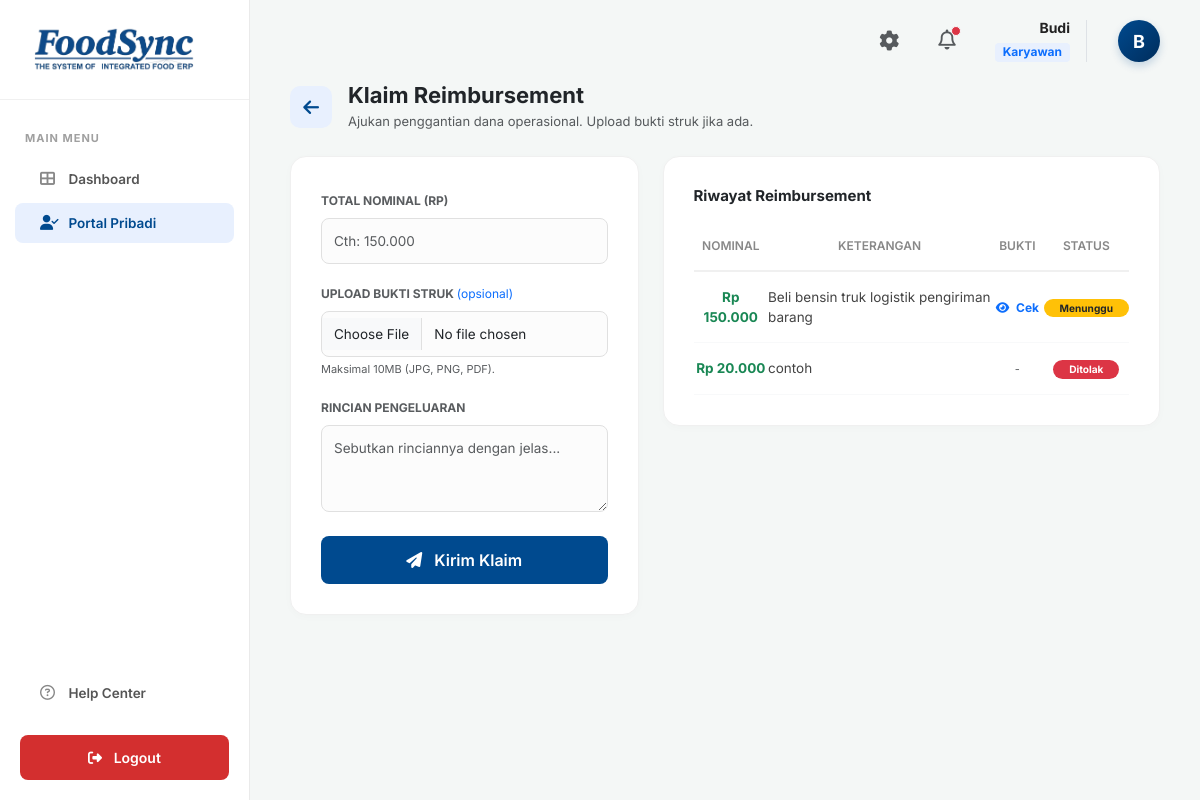
The app's page /Modul_HR/karyawan_reimbursement.php (signed in) with its own data.
### tables this page shows
CREATE TABLE `tb_reimbursement` (
  `id_reimburse` int(11) NOT NULL,
  `id_karyawan` varchar(20) NOT NULL,
  `nominal` decimal(15,2) NOT NULL,
  `keterangan` text NOT NULL,
  `bukti_foto` varchar(255) NOT NULL,
  `status` enum('Pending','Disetujui','Ditolak') DEFAULT 'Pending'
);

### Modul_HR/karyawan_reimbursement.php (the view, shortened to what this page needs)
<?php
require 'koneksi.php';
$id_karyawan = $_SESSION['id_karyawan'];
$user_name = $_SESSION['nama_lengkap'];
$role = $_SESSION['role_akun'];
$query_riwayat = mysqli_query($conn, "SELECT * FROM tb_reimbursement WHERE id_karyawan = '$id_karyawan' ORDER BY id_reimburse DESC");
?>
<!DOCTYPE html>
<html lang="id">
<head>
    <link href="https://cdn.jsdelivr.net/npm/bootstrap@5.3.0/dist/css/bootstrap.min.css" rel="stylesheet">
    <link rel="stylesheet" href="https://cdnjs.cloudflare.com/ajax/libs/font-awesome/6.4.0/css/all.min.css">
</head>
<body>
    <?php $current_page = basename($_SERVER['PHP_SELF']); ?>
    <div class="sidebar">
        <div class="brand-logo-container">
            <img src="logo.png" alt="FoodSync Logo" class="brand-logo-img">
        </div>
        <div class="menu-title">MAIN MENU</div>
        <ul class="nav flex-column">
            <li class="nav-item"><a class="nav-link <?= ($current_page == 'dashboard.php') ? 'active' : ''; ?>" href="dashboard.php"><i class="fas fa-th-large"></i> Dashboard</a></li>
            <li class="nav-item"><a class="nav-link <?= in_array($current_page, ['karyawan.php', 'karyawan_cuti.php', 'karyawan_reimbursement.php']) ? 'active' : ''; ?>" href="karyawan.php"><i class="fas fa-user-check"></i> Portal Pribadi</a></li>
        </ul>
        <div class="mt-auto">
            <ul class="nav flex-column mb-3">
                <li class="nav-item"><a class="nav-link <?= ($current_page == 'help_center.php') ? 'active' : ''; ?>" href="help_center.php"><i class="far fa-question-circle"></i> Help Center</a></li>
            </ul>
            <a href="logout.php" class="btn-logout d-block"><i class="fas fa-sign-out-alt me-2"></i> Logout</a>
        </div>
    </div>
    <div class="main-content">
       <div class="top-bar">
            <div class="user-profile d-flex align-items-center">
                <i class="fas fa-cog text-muted fs-5 me-4" style="cursor:pointer; transition:0.2s;" onmouseover="this.style.color='#004a8f'" onmouseout="this.style.color='#6c757d'" data-bs-toggle="modal" data-bs-target="#modalPengaturan" title="Keamanan Akun"></i>
                <div class="dropdown me-4">
                    <div data-bs-toggle="dropdown" aria-expanded="false" style="position: relative; cursor:pointer;" id="bell-icon-container">
                        <i class="far fa-bell text-muted fs-5" style="transition:0.2s;" onmouseover="this.style.color='#004a8f'" onmouseout="this.style.color='#6c757d'"></i>
                        <span id="notif-dot" class="position-absolute top-0 start-100 translate-middle bg-danger border border-light rounded-circle notif-pulse" style="width: 10px; height: 10px; margin-top: 2px;"></span>
                    </div>
                </div>
                <div class="user-info text-end border-end pe-3 me-3">
                    <div class="user-name mb-1"><?= explode(' ', trim($user_name))[0]; ?></div>
                    <div class="user-role fw-bold text-primary" style="background:#e8f0fe; padding:2px 8px; border-radius:4px; display:inline-block;"><?= $role; ?></div>
                </div>
                <div style="width: 42px; height: 42px; background: linear-gradient(135deg, #004a8f, #002d5c); color: white; border-radius: 50%; display: flex; align-items: center; justify-content: center; font-weight: bold; font-size: 18px; box-shadow: 0 4px 8px rgba(0,74,143,0.2);">
                    <?= substr($user_name, 0, 1); ?>
                </div>
            </div>
        </div>
        <div class="content-body">
            <div class="d-flex align-items-center gap-3 mb-4">
                <a href="karyawan.php" class="btn-back-icon" title="Kembali ke Portal Karyawan"><i class="fas fa-arrow-left"></i></a>
                <div>
                    <h4 class="fw-bold mb-1 text-dark" style="font-size: 22px;">Klaim Reimbursement</h4>
                    <p class="text-muted mb-0" style="font-size: 13px;">Ajukan penggantian dana operasional. Upload bukti struk jika ada.</p>
                </div>
            </div>
            <div class="row g-4">
                <div class="col-lg-5">
                    <div class="card-panel m-0">
                        <form method="POST" enctype="multipart/form-data">
                            <div class="mb-3">
                                <label class="form-label fw-bold text-muted" style="font-size: 12px; text-transform:uppercase;">Total Nominal (Rp)</label>
                                <input type="text" name="nominal" id="inputNominal" class="form-control" placeholder="Cth: 150.000" required>
                            </div>
                            <div class="mb-3">
                                <label class="form-label fw-bold text-muted" style="font-size: 12px; text-transform:uppercase;">Upload Bukti Struk <span class="text-primary text-lowercase fw-normal">(Opsional)</span></label>
                                <input type="file" name="bukti_foto" class="form-control">
                                <small class="text-muted mt-1 d-block" style="font-size: 11px;">Maksimal 10MB (JPG, PNG, PDF).</small>
                            </div>
                            <div class="mb-4">
                                <label class="form-label fw-bold text-muted" style="font-size: 12px; text-transform:uppercase;">Rincian Pengeluaran</label>
                                <textarea name="keterangan" class="form-control" rows="3" placeholder="Sebutkan rinciannya dengan jelas..." required></textarea>
                            </div>
                            <button type="submit" name="ajukan_reimburse" class="btn-submit w-100"><i class="fas fa-paper-plane me-2"></i> Kirim Klaim</button>
                        </form>
                    </div>
                </div>
                <div class="col-lg-7">
                    <div class="card-panel m-0">
                        <h6 class="fw-bold mb-4 text-dark" style="font-size: 15px;">Riwayat Reimbursement</h6>
                        <div class="table-responsive">
                            <table class="table table-custom text-center mb-0">
                                <thead><tr><th>Nominal</th><th>Keterangan</th><th>Bukti</th><th>Status</th></tr></thead>
                                <tbody>
                                    <?php if(mysqli_num_rows($query_riwayat) > 0): ?>
                                        <?php while($row = mysqli_fetch_assoc($query_riwayat)): ?>
                                            <tr>
                                                <td class="fw-bold text-success">Rp <?= number_format($row['nominal'], 0, ',', '.'); ?></td>
                                                <td class="text-start"><?= $row['keterangan']; ?></td>
                                                <td>
                                                    <?php if(!empty($row['bukti_foto'])): ?>
                                                        <a href="uploads/<?= $row['bukti_foto']; ?>" target="_blank" class="text-primary text-decoration-none fw-bold" style="font-size: 12px;"><i class="fas fa-eye me-1"></i> Cek</a>
                                                    <?php else: ?>
                                                        <span class="text-muted" style="font-size: 11px;">-</span>
                                                    <?php endif; ?>
                                                </td>
                                                <td>
                                                    <?php if($row['status'] == 'Pending'): ?>
                                                        <span class="badge bg-warning text-dark px-3 py-1 rounded-pill">Menunggu</span>
                                                    <?php elseif($row['status'] == 'Disetujui'): ?>
                                                        <span class="badge bg-success px-3 py-1 rounded-pill">Disetujui</span>
                                                    <?php else: ?>
                                                        <span class="badge bg-danger px-3 py-1 rounded-pill">Ditolak</span>
                                                    <?php endif; ?>
                                                </td>
                                            </tr>
                                        <?php endwhile; ?>
                                    <?php else: ?>
                                        <tr><td colspan="4" class="text-muted py-4">Belum ada riwayat klaim.</td></tr>
                                    <?php endif; ?>
                                </tbody>
                            </table>
                        </div>
                    </div>
                </div>
            </div>
        </div>
    </div>
</body>
</html>

### Modul_HR/karyawan_reimbursement.php (style rules this page uses)
body { background-color: #f4f7f6; font-family: 'Inter', sans-serif; overflow-x: hidden; color: #333; }
.sidebar { width: 250px; height: 100vh; background-color: #ffffff; position: fixed; top: 0; left: 0; display: flex; flex-direction: column; border-right: 1px solid #eaeaea; z-index: 1000; overflow-y: auto; }
.brand-logo-container { padding: 20px; text-align: center; border-bottom: 1px solid #f0f0f0; margin-bottom: 20px; height: 100px; display: flex; align-items: center; justify-content: center; }
.brand-logo-img { width: 100%; max-width: 200px; max-height: 75px; object-fit: contain; }
.menu-title { font-size: 11px; font-weight: 700; color: #a0a0a0; padding: 0 25px; margin-bottom: 10px; margin-top: 10px; text-transform: uppercase; letter-spacing: 1px; }
.nav-link { color: #555; font-weight: 600; padding: 10px 25px; margin: 2px 15px; border-radius: 8px; font-size: 13.5px; transition: 0.2s; }
.nav-link i { width: 25px; color: #888; font-size: 15px; }
.nav-link.active { background-color: #e8f0fe; color: #004a8f; }
.nav-link.active i { color: #004a8f; }
.btn-logout { background-color: #d32f2f; color: white; border-radius: 8px; padding: 12px; font-weight: 600; font-size: 14px; text-align: center; text-decoration: none; margin: 20px; transition: 0.2s; }
.main-content { margin-left: 250px; padding: 0; }
.top-bar { background-color: #f4f7f6; padding: 20px 40px; display: flex; justify-content: flex-end; align-items: center; }
.user-profile { display: flex; align-items: center; gap: 15px; }
.user-info { text-align: right; line-height: 1.2; }
.user-name { font-weight: 700; font-size: 14px; color: #222; }
.user-role { font-size: 12px; color: #888; }
.content-body { padding: 0 40px 40px 40px; }
.card-panel { background: white; border-radius: 16px; padding: 30px; box-shadow: 0 2px 8px rgba(0,0,0,0.02); border: 1px solid #f0f0f0; margin-bottom: 20px; }
.form-control { border-radius: 8px; border: 1px solid #e0e0e0; padding: 12px; font-size: 13.5px; background-color: #fcfcfc; }
.btn-submit { background-color: #004a8f; color: white; border: none; padding: 12px 25px; border-radius: 8px; font-weight: 600; transition: 0.2s; }
.table-custom th { font-size: 12px; color: #888; text-transform: uppercase; font-weight: 600; border-bottom: 2px solid #f0f0f0; padding-bottom: 15px; }
.table-custom td { padding: 15px 0; font-size: 13.5px; color: #444; border-bottom: 1px solid #f8f9fa; vertical-align: middle; }
.btn-back-icon { display: inline-flex; align-items: center; justify-content: center; width: 42px; height: 42px; background-color: #e8f0fe; color: #004a8f; border-radius: 10px; text-decoration: none; font-size: 18px; transition: 0.2s; flex-shrink: 0; }
.notif-pulse { animation: pulse-red 2s infinite; }

### records on screen
tb_reimbursement: nominal "150.000", keterangan "Beli bensin truk logistik pengiriman barang", status "Menunggu"
tb_reimbursement: nominal "20.000", keterangan "contoh", status "Ditolak"

### other values on screen
explode(' ', trim($user_name))[0] "Budi"
$role "Karyawan"
substr($user_name, 0, 1) "B"
